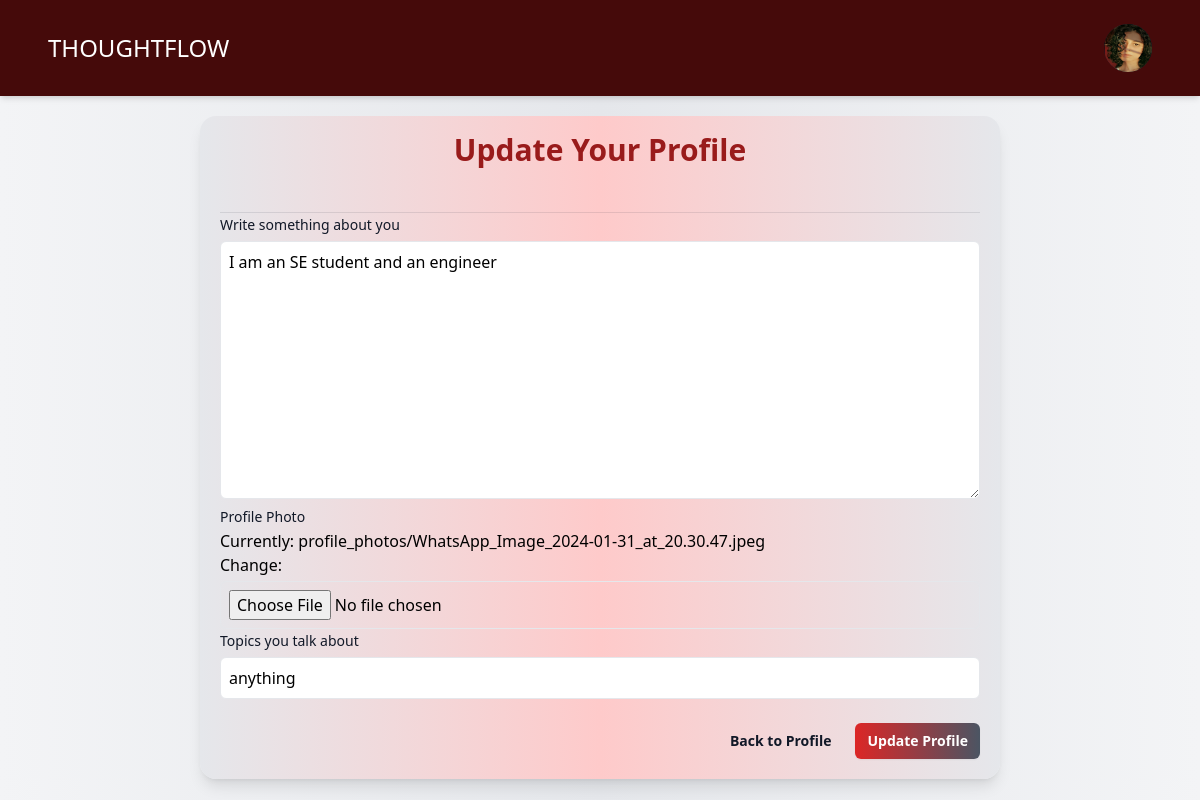
Before: /auth/update_profile/manal/1/ (signed in) with the older database file.
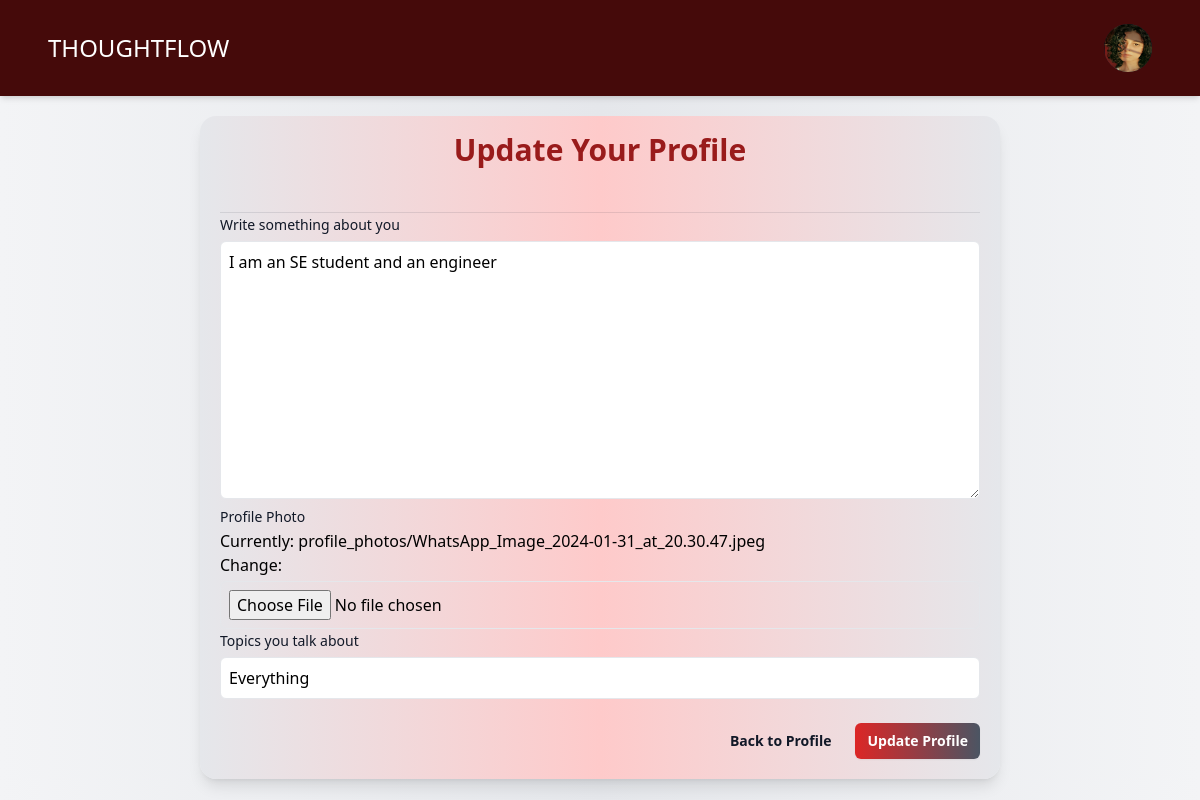
After: the same page with the newer database file.
### profiles/models.py (models this page shows, shortened)
class Userprofile(models.Model):
    person = models.OneToOneField(User, on_delete=models.CASCADE, related_name='user_profile')
    about = models.TextField()
    talks_about = models.CharField(max_length=250, default='anything')
    avatar = models.ImageField(upload_to='profile_photos', default='user.jpg')

### profiles/views.py (the view)
# urls.py: path('update_profile/<str:username>/<str:id>/', views.update_profile,
@login_required(login_url='login')
def update_profile(request, username, id):
    user = get_object_or_404(User, username=username, id=id)
    profile = get_object_or_404(Userprofile, person=user)
    if request.method == 'POST':
        form = UserPForm(request.POST, request.FILES, instance=profile)
        if form.is_valid():
            form.save()
            return redirect('profile', username=user.username, id=user.id)
    else:
        form = UserPForm(instance=profile)
    return render(request, 'update_profile.html', {
        'form': form,
        'profile': profile,
    })

### profiles/forms.py
class UserPForm(ModelForm):
    def __init__(self, *args, **kwargs):
        super().__init__(*args, **kwargs)
        self._update_field_attributes()
    def _update_field_attributes(self):
        field_classes = {
            'about': 'mt-1 p-2 border w-full rounded-md focus:outline-none focus:ring-emerald-400 focus:border-emerald-300',
            'avatar': 'mt-1 p-2 border w-full rounded-md focus:outline-none focus:ring-emerald-400 focus:border-emerald-300',
            'talks_about': 'mt-1 p-2 border w-full rounded-md focus:outline-none focus:ring-emerald-400 focus:border-emerald-300',
        }
        for field_name, css_class in field_classes.items():
            self.fields[field_name].widget.attrs.update({'class': css_class})
    class Meta:
        model = Userprofile
        fields = ['about', 'avatar', 'talks_about']
        labels = {
            'about': 'Write something about you',
            'avatar': 'Profile Photo',
            'talks_about': 'Topics you talk about'
        }

### profiles/templates/update_profile.html (shortened to what this page needs)
{% load static %}
<!DOCTYPE html>
<html lang="en">
  <head>
    <link rel="stylesheet" href="{% static 'profiles.css' %}" />
  </head>
  <body class="bg-gradient-to-r from-gray-100 via-gray-200 to-gray-100">
    <nav class="bg-red-950 shadow-md p-4">
      <div class="mx-auto max-w-7xl px-4 sm:px-6 lg:px-8">
        <div class="flex h-16 items-center justify-between">
          <div class="flex items-center">
            <div class="flex-shrink-0">
              <a class="text-2xl text-white" href="{% url 'home' %}">THOUGHTFLOW</a>
            </div>
          </div>
          <div class="hidden md:block">
            <div class="ml-4 flex items-center md:ml-6">
              <div class="relative ml-3">
                <div>
                  <button
                    type="button"
                    class="relative flex max-w-xs items-center rounded-full bg-gray-800 text-sm focus:outline-none focus:ring-2 focus:ring-white focus:ring-offset-2 focus:ring-offset-gray-800"
                    id="user-menu-button"
                    aria-expanded="false"
                    aria-haspopup="true"
                  >
                    <span class="absolute -inset-1.5"></span>
                    {% if profile.avatar %}
                    <img class="h-12 w-12 rounded-full" src="{{ profile.avatar.url }}" alt="User Profile Picture">
                    {% else %}
                    <img class="h-12 w-12 rounded-full" src="{% static 'user.jpg' %}" alt="User Profile Picture">
                    {% endif %}
                  </button>
                </div>
              </div>
            </div>
          </div>
        </div>
      </div>
    </nav>
<form
  class="w-full md:w-4/6 mt-5 mx-auto shadow-lg p-5 rounded-2xl bg-gradient-to-r from-gray-200 via-red-200 to-gray-200 transition-transform duration-500 hover:scale-105"
  method="post"
  enctype="multipart/form-data"
>
  <div class="space-y-12">
    <div class="border-b border-gray-900/10 pb-12">
      <h2
        class="text-3xl text-center font-semibold leading-7 text-red-800"
      >
        Update Your Profile
      </h2>
    </div>
  </div>
  {% for field in form %}
  <label
    for="{{ field.label }}"
    class="block text-sm font-medium leading-6 text-gray-900"
    >{{ field.label }}</label
  >
  {{ field }}
  {% endfor %}
  <div class="mt-6 flex items-center justify-end gap-x-6">
    <a
      href="{{ request.META.HTTP_REFERER }}"
      class="text-sm font-semibold leading-6 text-gray-900 transition-colors duration-300 hover:text-red-600"
    >
      Back to Profile
    </a>
    <button
      type="submit"
      class="rounded-md bg-gradient-to-r from-red-600 to-gray-600 px-3 py-2 text-sm font-semibold text-white shadow-sm transition-colors duration-300 hover:from-red-500 hover:to-gray-500 focus-visible:outline focus-visible:outline-2 focus-visible:outline-offset-2 focus-visible:outline-indigo-600"
    >
      Update Profile
    </button>
  </div>
</form>
  </body>
</html>

Changed rows visible on the page:
changed Userprofile "I am an SE student and an engineer": talks_about "anything" → "Everything"
